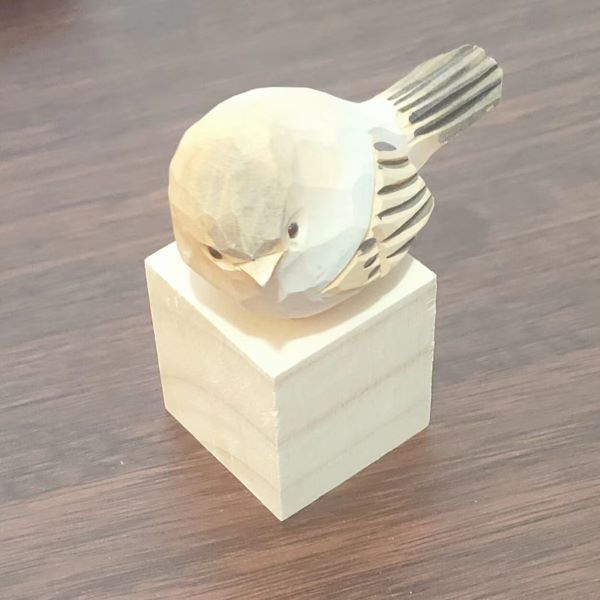
#> input picture images/img1.jpg, 600 x 600 px
$ python image_process_pipeline.py
#> lines starting #> are read from the running program, lines starting #| are printed output that depends on the picture
# 导包
import os

import cv2
import numpy as np

# 确保保存路径的文件夹存在
os.makedirs("./images/output_01", exist_ok=True)

# 读取 image1 并打印其像素组
image1 = cv2.imread("./images/img1.jpg")
#> image1 is the input picture: shape (600, 600, 3); mean B, G, R 152.3, 165.1, 177.2
print(image1)
#> (printed output is left out)

# 取出 image1 的 shape 属性，并打印查看
image1_shape = image1.shape
#> image1_shape = (600, 600, 3)
print(image1_shape)
#| (600, 600, 3)

"""
需求一：需要对图像进行简单的处理并保存：将图像的右边的
一半变为绿色，然后在原目录下保存为文件 img1_1.jpg 。
"""
# 将 image1 复制给 image2，然后对 image2 进行修改。以达到保留变量 image1 的目的
image2 = image1.copy()
# 计算图像水平方向上一半的位置，一定要取整数
half_width = image2.shape[1] // 2
#> half_width = 300
# 将图像的右半边变为绿色
image2[:, half_width:, :] = [0, 255, 0]
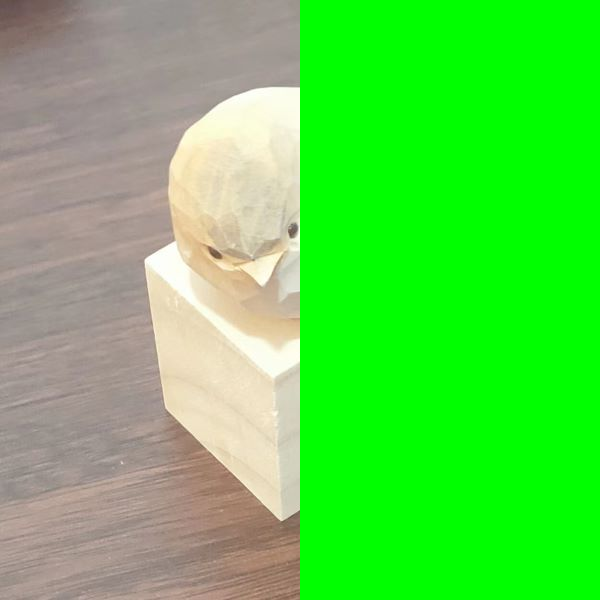
#> image2: shape (600, 600, 3); mean B, G, R 77, 211.3, 90.6
# 保存图像
cv2.imwrite("./images/output_01/img1_1.jpg", image2)

"""
需求二：通过 OpenCV 的像素数组，创建出左上，右上，右下，左下
四个区域依次为相同面积的蓝色，绿色，红色，白色的图像，要求图像
分辨率为 600×400，每个区域分辨率为 300×200。（其中，600×400
表示，宽为 600，高为 400）。并保存，文件名为four_color.jpg。
"""
# 定义表示图像的宽度和高度的变量
width, height = 600, 400
# 首先创建一个全白（数组都为1）或全黑（数组都为0）的图像，然后在此基础上对其进行修改
image3 = np.ones((height, width, 3), np.uint8) * 255
# 计算每个区域的宽度和高度
region_width, region_height = width // 2, height // 2
print(region_height, region_width)
# 分别对四个区域进行修改
# 通过数组切片的方式，表示出图像的四个区域
# 左上角区域为蓝色 颜色通道为BGR，可以用列表或者元组表示
image3[:region_height, :region_width] = [255, 0, 0]
# 右上角区域为绿色
image3[:region_height, region_width:] = [0, 255, 0]
# 左下角区域为红色
image3[region_height:, region_width:] = [0, 0, 255]
# 右下角区域为白色
image3[region_height:, :region_width] = [255, 255, 255]
# 保存图像
cv2.imwrite("./images/output_01/four_color.jpg", image3)
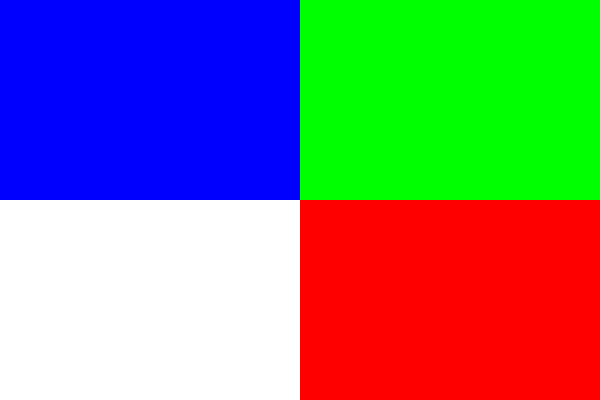
#> saved as four_color.jpg: shape (400, 600, 3); mean B, G, R 127.5, 127.5, 127.5

# 显示图像，窗口标题为 img1，图像为 image1，按任意键退出
cv2.imshow("img1", image1)
# 因为窗口的显示是瞬间的，程序结束后窗口就会关闭
# 所以使用 cv2.imshow() 后常常需要添加一个时间约束，防止程序执行完毕后窗口关闭
# waitKey() 表示无限期等待一个键盘事件，如果键盘被点击，则窗口关闭，如果没有点击，则程序一直等待
cv2.waitKey(0) # 等待按键，参数为 0 表示无限等待
# 销毁所有窗口
cv2.destroyAllWindows()

$ run again, with images/img3.jpg copied over images/img1.jpg
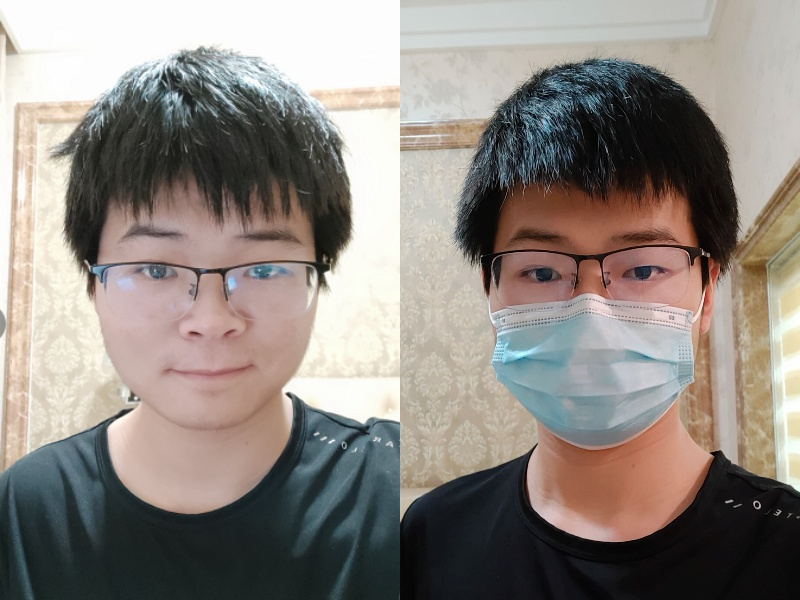
#> input picture images/img3.jpg, 800 x 600 px
#> image1 is the input picture: shape (600, 800, 3); mean B, G, R 128.9, 135.2, 142.3
#> (printed output is left out)
#| (600, 800, 3)
#> `image2[:, half_width:, :] = [0, 255, 0]`:
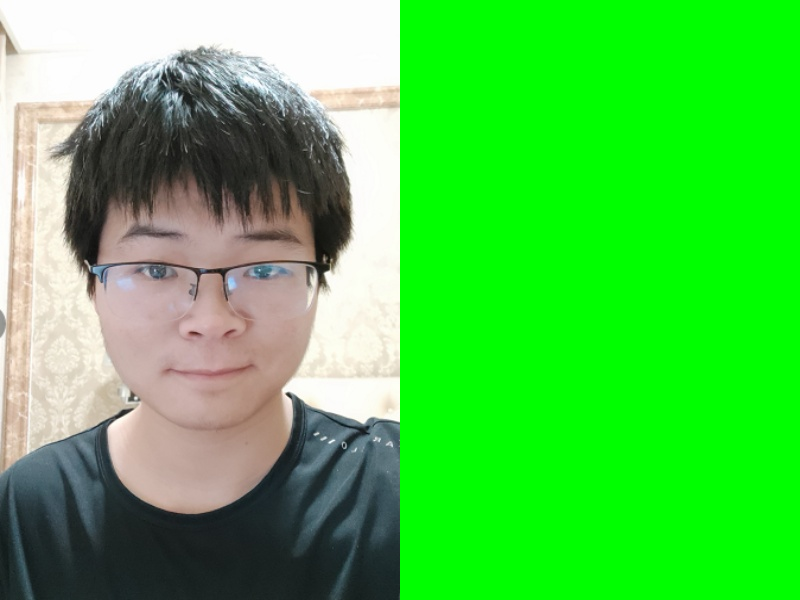
#> image2: shape (600, 800, 3); mean B, G, R 72.2, 202.1, 76.8
